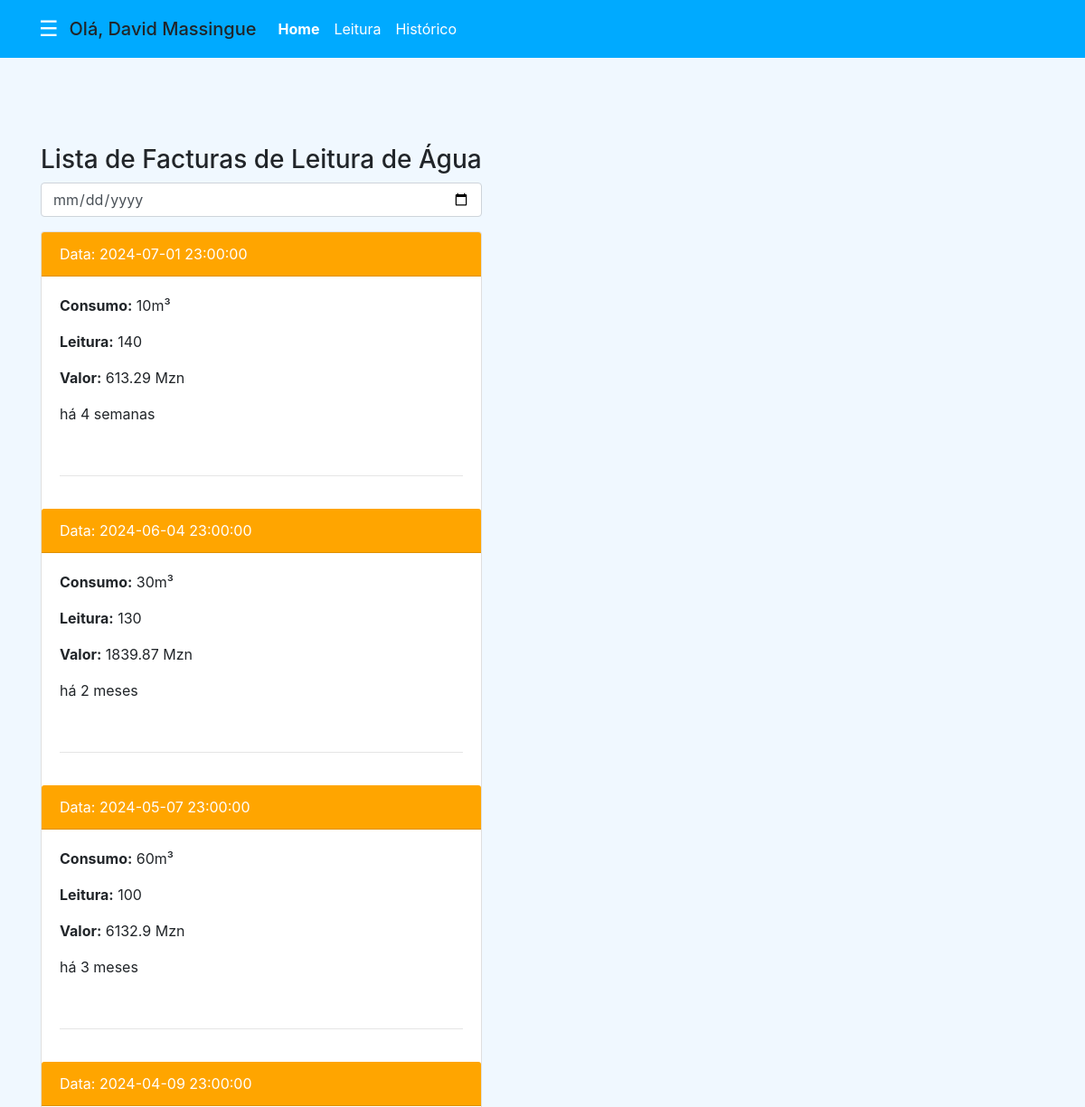
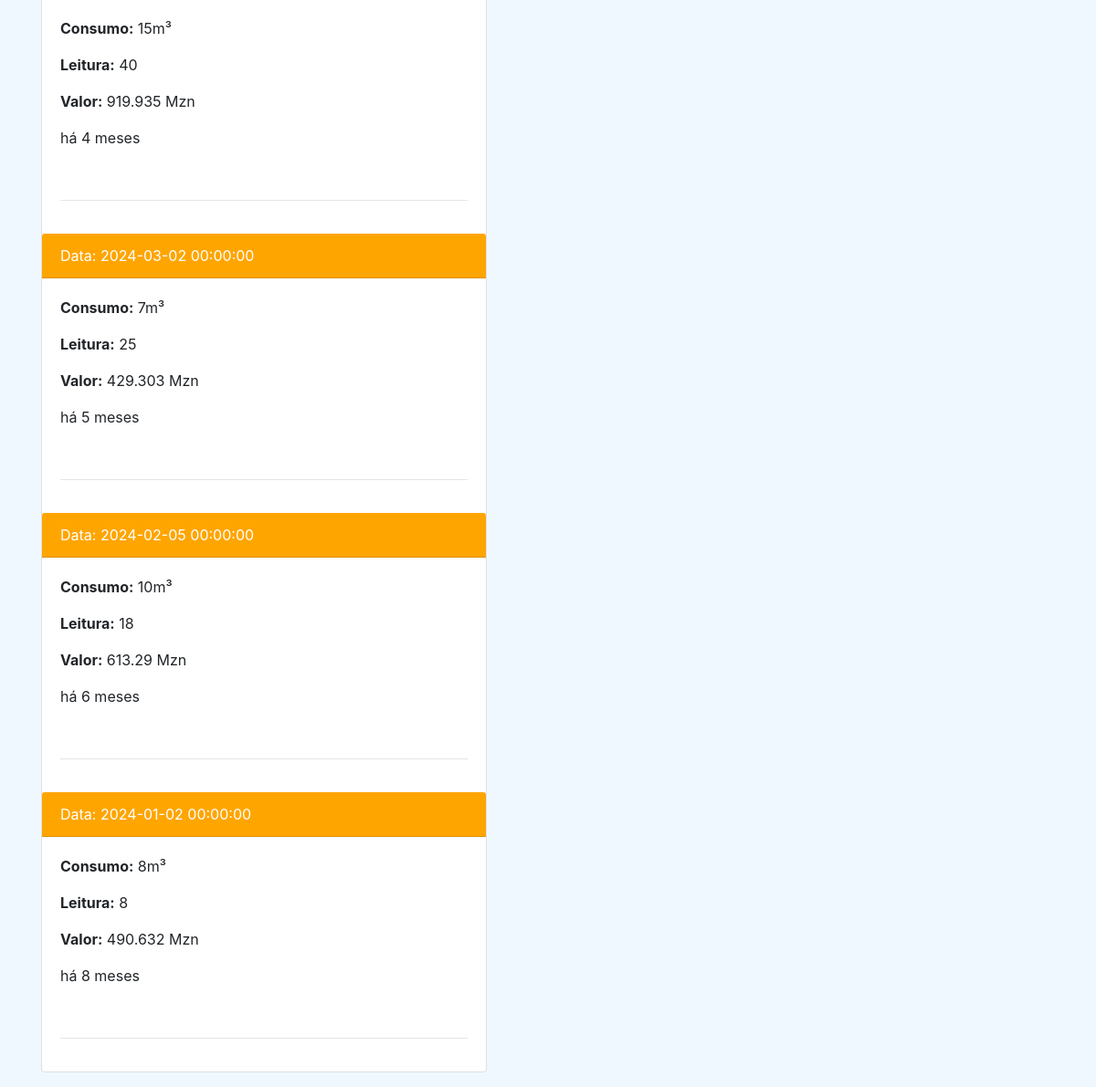
Screenshot of /leituraAgua/cliente/cliente.php?page=historico (signed in) with the database file from the repository (2 pictures, top to bottom).
### tables this page shows
CREATE TABLE `usuario` (
  `id` int(11) NOT NULL,
  `nome` varchar(50) NOT NULL,
  `sexo` varchar(10) NOT NULL,
  `provincia` varchar(50) NOT NULL,
  `bairro` varchar(50) NOT NULL,
  `quarteirao` int(11) NOT NULL,
  `nrcasa` int(11) NOT NULL,
  `email` varchar(200) NOT NULL,
  `senha` varchar(200) NOT NULL,
  `categoria` varchar(15) NOT NULL,
  `limite` int(11) NOT NULL,
  `data_counte` timestamp NOT NULL DEFAULT current_timestamp() ON UPDATE current_timestamp(),
  `estado` tinyint(1) NOT NULL,
  `estate` tinyint(1) NOT NULL
);

CREATE TABLE `leitura` (
  `id` int(11) NOT NULL,
  `data_leitura` timestamp NOT NULL DEFAULT current_timestamp() ON UPDATE current_timestamp(),
  `leitura` int(11) NOT NULL,
  `consumo` int(11) NOT NULL,
  `valor` double NOT NULL,
  `id_leiturista` int(11) NOT NULL,
  `id_cliente` int(11) NOT NULL
);

### leituraAgua/cliente/pesquisar.php (called while the page is built, shortened)
<?php
include("../data_manipulacao.php");
if ($_SERVER['REQUEST_METHOD'] == 'POST' && isset($_POST['searchDate'])) {
    $searchDate = $_POST['searchDate'];
    $stmt = $conn->prepare("SELECT * FROM leitura WHERE data_leitura = ?");
    $stmt->bind_param("s", $searchDate);
    $stmt->execute();
    $res = $stmt->get_result();
    if ($res->num_rows > 0) {
        while ($row = $res->fetch_object()) {
            $data_factura = contarTempo($row->data_leitura);
            echo "<div class='card-header'>Data: {$row->data_leitura}</div>";
            echo "<div class='card-body'>";
            echo "<p><strong>Consumo:</strong> {$row->consumo}m³</p>";
            echo "<p><strong>Leitura:</strong> {$row->leitura}</p>";
            echo "<p><strong>Valor:</strong> {$row->valor} Mzn</p>";
            echo "<p>{$data_factura}</p>";
            echo "<br>";
            echo "<hr>";
            echo "</div>";
            echo "</div>";
        }
    } else {
        echo "<div class='factura'>Nenhuma fatura encontrada para a data especificada.</div>";
    }
    exit;
} else {
    $sql = "SELECT * FROM leitura ORDER BY data_leitura DESC";
    $res = $conn->query($sql);
}

### leituraAgua/data_manipulacao.php (called while the page is built, shortened)
<?php
function contarTempo(string $data): string {
    $agora = time()-3600;
    $tempo = strtotime($data);
    $diferenca = $agora - $tempo;
    $segundos = $diferenca;
    $minutos = round($diferenca / 60);
    $horas = round($diferenca / 3600);
    $dias = round($diferenca / 86400);
    $semanas = round($diferenca / 604800);
    $meses = round($diferenca / 2419200);
    $anos = round($diferenca / 29030400);
    if ($segundos <= 60) {
        return 'agora';
    } elseif ($minutos <= 60) {
        return $minutos == 1 ? 'há 1 minuto' : 'há ' . $minutos . ' minutos';
    } elseif ($horas <= 24) {
        return $horas == 1 ? 'há 1 hora' : 'há ' . $horas . ' horas';
    } elseif ($dias <= 7) {
        return $dias == 1 ? 'ontem' : 'há ' . $dias . ' dias';
    } elseif ($semanas <= 4) {
        return $semanas == 1 ? 'há 1 semana' : 'há ' . $semanas . ' semanas';
    } elseif ($meses <= 12) {
        return $meses == 1 ? 'há 1 mês' : 'há ' . $meses . ' meses';
    } else {
        return $anos == 1 ? 'há 1 ano' : 'há ' . $anos . ' anos';
    }
}
?>

### leituraAgua/cliente/historico.php (the view, shortened to what this page needs)
<?php
include("./pesquisar.php");
$id_usuario = $_SESSION['user_id'];
?>
<div class="container mt-5">
    <h3>Lista de Facturas de Leitura de Água</h3>
    <div class="input-group mb-3">
        <input type="date" id="searchDate" class="form-control" placeholder="Pesquisar por data" onchange="searchByDate()">
    </div>
    <div class="card mb-3" id="facturasList">
        <?php
        while ($row = $res->fetch_object()) {
                if($row->id_cliente==$id_usuario){
                    $data_factura = contarTempo($row->data_leitura);
                    echo "<div class='factura'>";
                    echo "<div class='card-header'>Data: {$row->data_leitura}</div>";
                    echo "<div class='card-body'>";
                    echo "<p><strong>Consumo:</strong> {$row->consumo}m³</p>";
                    echo "<p><strong>Leitura:</strong> {$row->leitura}</p>";
                    echo "<p><strong>Valor:</strong> {$row->valor} Mzn</p>";
                    echo "<p>{$data_factura}</p>";
                    echo "<br>";
                    echo "<hr>";
                    echo "</div>";
                    echo "</div>";
                }
        }
        ?>
    </div>
</div>

### leituraAgua/cliente/cliente.php (shortened to what this page needs)
<!DOCTYPE html>
<html lang="pt-pt">
<head>
    <link rel="stylesheet" href="https://cdnjs.cloudflare.com/ajax/libs/font-awesome/6.0.0-beta3/css/all.min.css">
    <link href="https://stackpath.bootstrapcdn.com/bootstrap/4.5.2/css/bootstrap.min.css" rel="stylesheet">
    <link href="https://cdnjs.cloudflare.com/ajax/libs/bootstrap-icons/1.5.0/font/bootstrap-icons.min.css" rel="stylesheet">
    <link rel="stylesheet" href="https://cdnjs.cloudflare.com/ajax/libs/font-awesome/6.0.0-beta3/css/all.min.css">
</head>
<body>
    <?php
    include('../config.php');
    $id_cliente = $_SESSION['user_id'];
    $nome_cliente = '';
    $sql = "SELECT id, nome FROM usuario";
    $res = $conn->query($sql);
    while ($row = $res->fetch_object()) {
        if ($id_cliente == $row->id) {
            $nome_cliente = $row->nome;
            break;
        }
    }
    ?>
    <div class="content" id="content">
        <nav class="navbar navbar-expand-lg">
            <div class="container-fluid">
                <button class="btn btn-dark" id="sidebarToggle">
                    &#9776;
                </button>
                <span class="navbar-brand mb-0 h1">Olá, <?php echo htmlspecialchars($nome_cliente); ?></span>
                <div class="collapse navbar-collapse" id="navbarNavAltMarkup">
                    <div class="navbar-nav">
                        <a class="nav-link active" aria-current="page" href="cliente.php">Home</a>
                        <a class="nav-link" href="?page=leitura">Leitura</a>
                        <a class="nav-link" href="?page=historico">Histórico</a>
                    </div>
                </div>
            </div>
        </nav>
        <div class="container">
            <div class="row">
                <div class="mt-5">
                    <?php
                    switch (@$_REQUEST['page']) {
                        case 'historico':
                            include("./historico.php");
                            break;
                    }
                    ?>
                </div>
            </div>
        </div>
    </div>
</body>
</html>

### leituraAgua/cliente/cliente.php (style rules this page uses)
body { background: #f0f8ff; }
.content { margin-left: 0; transition: margin-left 0.3s; }
.navbar { background-color: #00aaff; }
.navbar .navbar-nav .nav-link { color: white; }
.navbar .navbar-nav .nav-link.active { font-weight: bold; }
.card-header { background-color: #ffa500; color: white; }
#sidebarToggle { background: none; border: none; font-size: 1.5em; color: white; }

### rows the page displays
usuario: nome "David Massingue"
leitura: data_leitura "2024-07-01 23:00:00", consumo "10", leitura "140", valor "613.29", data_leitura "há 4 semanas"
leitura: data_leitura "2024-06-04 23:00:00", consumo "30", leitura "130", valor "1839.87", data_leitura "há 2 meses"
leitura: data_leitura "2024-05-07 23:00:00", consumo "60", leitura "100", valor "6132.9", data_leitura "há 3 meses"
leitura: data_leitura "2024-04-09 23:00:00", consumo "15", leitura "40", valor "919.935", data_leitura "há 4 meses"
leitura: data_leitura "2024-03-02 00:00:00", consumo "7", leitura "25", valor "429.303", data_leitura "há 5 meses"
leitura: data_leitura "2024-02-05 00:00:00", consumo "10", leitura "18", valor "613.29", data_leitura "há 6 meses"
leitura: data_leitura "2024-01-02 00:00:00", consumo "8", leitura "8", valor "490.632", data_leitura "há 8 meses"
